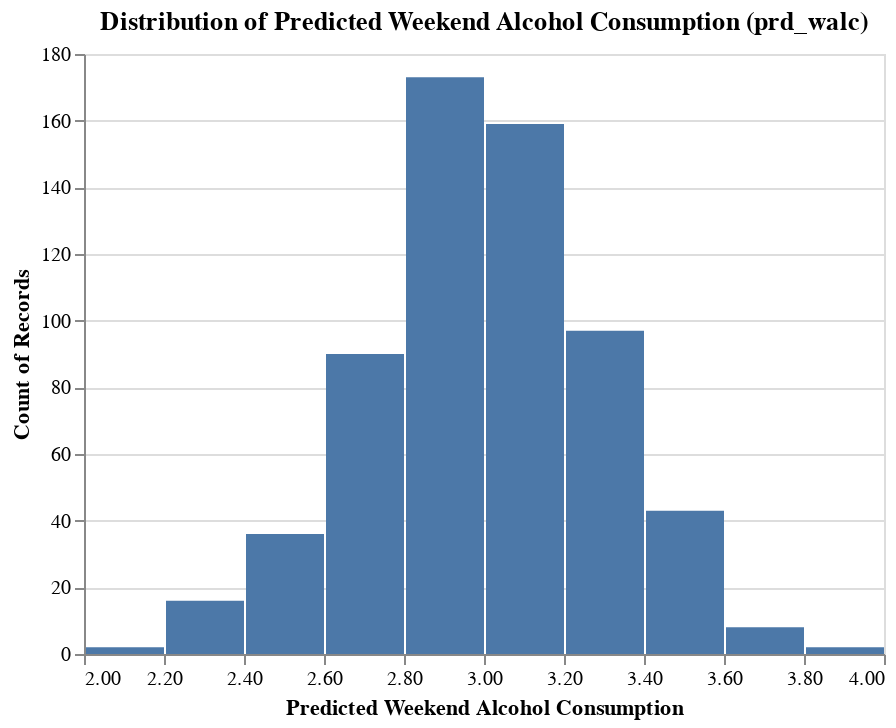

Notebook code cell kept with this figure:
### Code cell
import altair as alt
import pandas as pd

# Assuming you have prd_walc as a NumPy array

# Convert the array to a pandas Series
prd_walc_series = pd.Series(prd_walc)

# Create a DataFrame with the predicted values
data = pd.DataFrame({'prd_walc': prd_walc_series})

# Histogram chart for predicted Weekend Alcohol Consumption (prd_walc)
walc_chart = alt.Chart(data).mark_bar().encode(
    alt.X('prd_walc:Q', bin=alt.BinParams(step=0.2), title='Predicted Weekend Alcohol Consumption'),
    y='count()',
).properties(
    title='Distribution of Predicted Weekend Alcohol Consumption (prd_walc)'
)

# Display the chart
walc_chart

### Figure 1 — Vega-Lite specification as saved in the notebook (floating-point values rounded to 4 significant figures; data arrays with more than 128 entries replaced by an {"elided": "..."} marker saying what was removed)
{"config": {"view": {"continuousWidth": 400, "continuousHeight": 300}}, "data": {"name": "data-f5d225594be166dc0753726f6695f42e"}, "mark": "bar", "encoding": {"x": {"bin": {"step": 0.2}, "field": "prd_walc", "title": "Predicted Weekend Alcohol Consumption", "type": "quantitative"}, "y": {"aggregate": "count", "type": "quantitative"}}, "title": "Distribution of Predicted Weekend Alcohol Consumption (prd_walc)", "$schema": "https://vega.github.io/schema/vega-lite/v4.17.0.json", "datasets": {"data-f5d225594be166dc0753726f6695f42e": {"elided": "626 records"}}}
